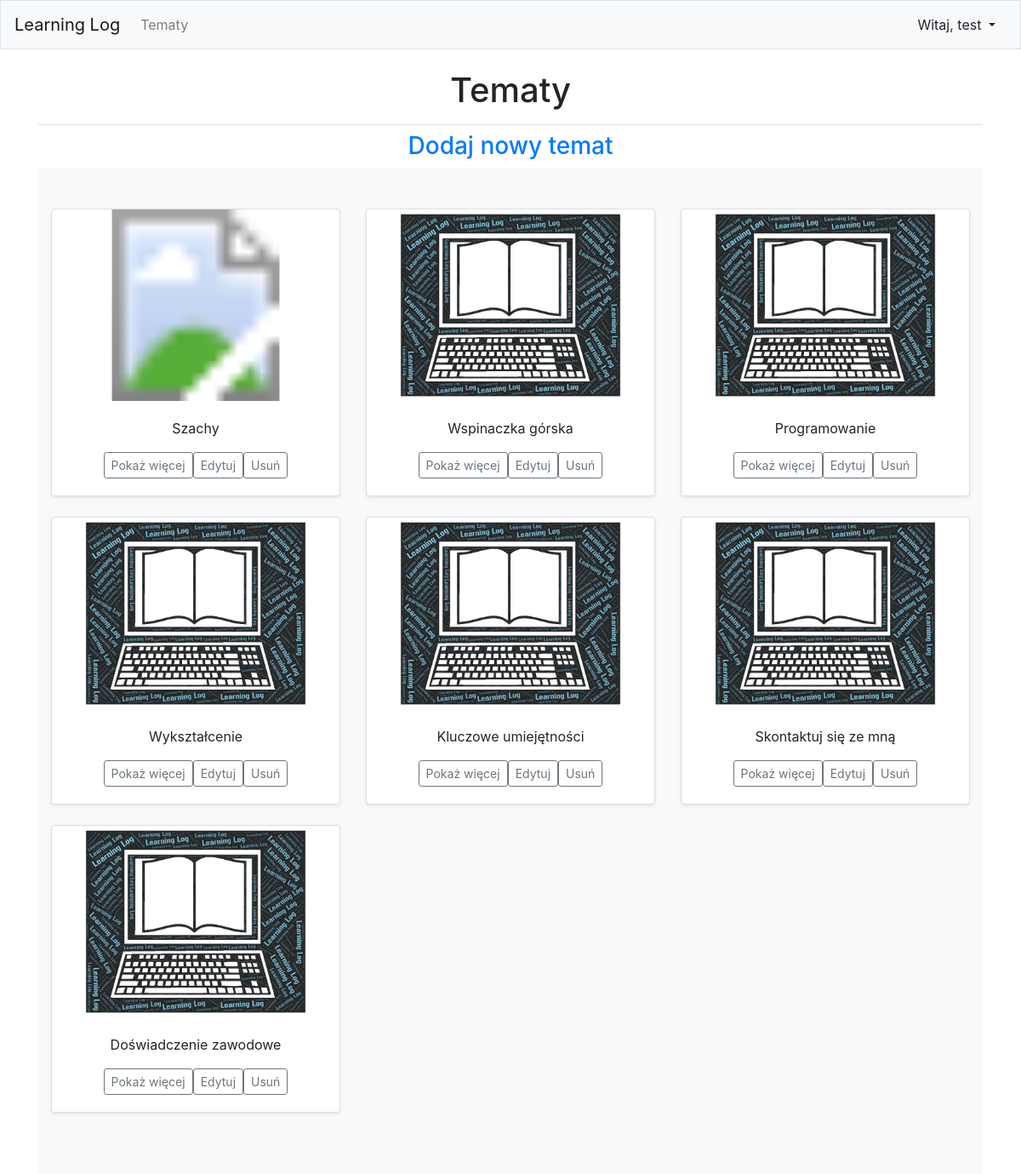
Screenshot of /topics/ (signed in) with the database file from the repository.
### learning_logs/models.py (models this page shows, shortened)
class Topic(models.Model):
    text = models.CharField(max_length=200)
    date_added = models.DateTimeField(auto_now_add=True)
    owner = models.ForeignKey(User, on_delete=models.CASCADE)
    header_image = models.ImageField(blank=True, null=True, upload_to="images/")
    def __str__(self):
        return self.text

### learning_logs/views.py (the view)
# urls.py: path('topics/', views.topics, name = 'topics'),
@login_required
def topics(request):
    topics = Topic.objects.order_by('date_added')
    context = {'topics' : topics}
    return render(request, 'learning_logs/topics.html', context)

### learning_logs/templates/learning_logs/topics.html (shortened to what this page needs)
{% extends 'learning_logs/base.html' %}
{% load static %}
{% block page_header %}
    <h1 style="text-align:center;"> Tematy </h1>
{% endblock page_header %}
{% block content %}
<h3 style="text-align:center"><a href =" {% url 'learning_logs:new_topic' %}" > Dodaj nowy temat</a></h3>
<div class="album py-5 bg-light">
    <div class="container">
        <div class="row row-cols-1 row-cols-sm-2 row-cols-md-3">
            {% for topic in topics %}
                <div class="col">
                    <div class="card shadow-sm">
                        <svg class="bd-placeholder-img card-img-top" width="100%" height="225">
                            <defs>
                                <clipPath id="rectView">
                                <rect width="100%" height="100%" fill="#55595c"></rect></clipPath>
                            </defs>
                            {% if topic.header_image %}
                                <image width ="100%" height="225" xlink:href="{{ topic.header_image.url }}" clip-path="url(#rectView)" >
                            {% else %}
                                <image width ="100%" height="225" xlink:href="{% static 'theblog\images\default.png' %}" clip-path="url(#rectView)" >
                            {% endif %}
                        </svg>
                        <div class="card-body">
                            <p class="card-text" style="text-align:center"> {{ topic }} </p>
                            <div class="d-flex justify-content-center">
                                <div class="btn-group">
                                    <small><button type="button" class="btn btn-sm btn-outline-secondary"
                                        onclick="location.href='{% url 'learning_logs:topic' topic.id %}'">
                                        Pokaż więcej
                                    </button></small>
                                    <small><button type="button" class="btn btn-sm btn-outline-secondary"
                                        onclick="location.href='{% url 'learning_logs:edit_topic' topic.id %}'">
                                        Edytuj
                                    </button></small>
                                    <small><button type="button" class="btn btn-sm btn-outline-secondary"
                                        onclick="location.href='{% url 'learning_logs:remove_topic' topic.id %}'">
                                        Usuń
                                    </button></small>
                                </div>
                            </div>
                        </div>
                    </div>
                </div>
            {% empty %}
                <h3> Nie został jeszcze dodany żaden temat.</h3>
            {% endfor %}
        </div>
    </div>
</div>
{% endblock content %}

### learning_logs/templates/learning_logs/base.html (shortened to what this page needs)
{% load bootstrap4 %}
<!doctype html>
<html lang="pl">
    <head>
        {% bootstrap_css %}
    </head>
    <body>
        <nav class="navbar navbar-expand-md navbar-light bg-light mb-4 border">
            <a class="navbar-brand" href ="{% url 'learning_logs:index'%}" >
                Learning Log</a>
        <div class="collapse navbar-collapse" id="navbarCollapse">
            <ul class="navbar-nav mr-auto">
                <li class="nav-item">
                    <a class="nav-link" href="{% url 'learning_logs:topics' %}">
                        Tematy</a></li>
            </ul>
            <ul class="navbar-nav ml-auto">
                {% if user.is_authenticated %}
                    <div class="btn-group">
                        <button type="button" class="btn btn-light dropdown-toggle" data-toggle="dropdown" aria-haspopup="true" aria-expanded="false">
                            Witaj, {{ user.username }}
                        </button>
                    </div>
                {% endif %}
            </ul>
        </div>
    </nav>
    <main role="main" class="container">
        <div class="pb-2 mb-2 border-bottom">
            {% block page_header %} {% endblock page_header %}
        </div>
        <div>
            {% block content %} {% endblock content %}
        </div>
    </main>
</body>
</html>

### rows the page displays
Topic: text "Szachy"
Topic: text "Wspinaczka górska"
Topic: text "Programowanie"
Topic: text "Wykształcenie"
Topic: text "Kluczowe umiejętności"
Topic: text "Skontaktuj się ze mną"
Topic: text "Doświadczenie zawodowe"

### other values shown
{{ user.username }} "test"
